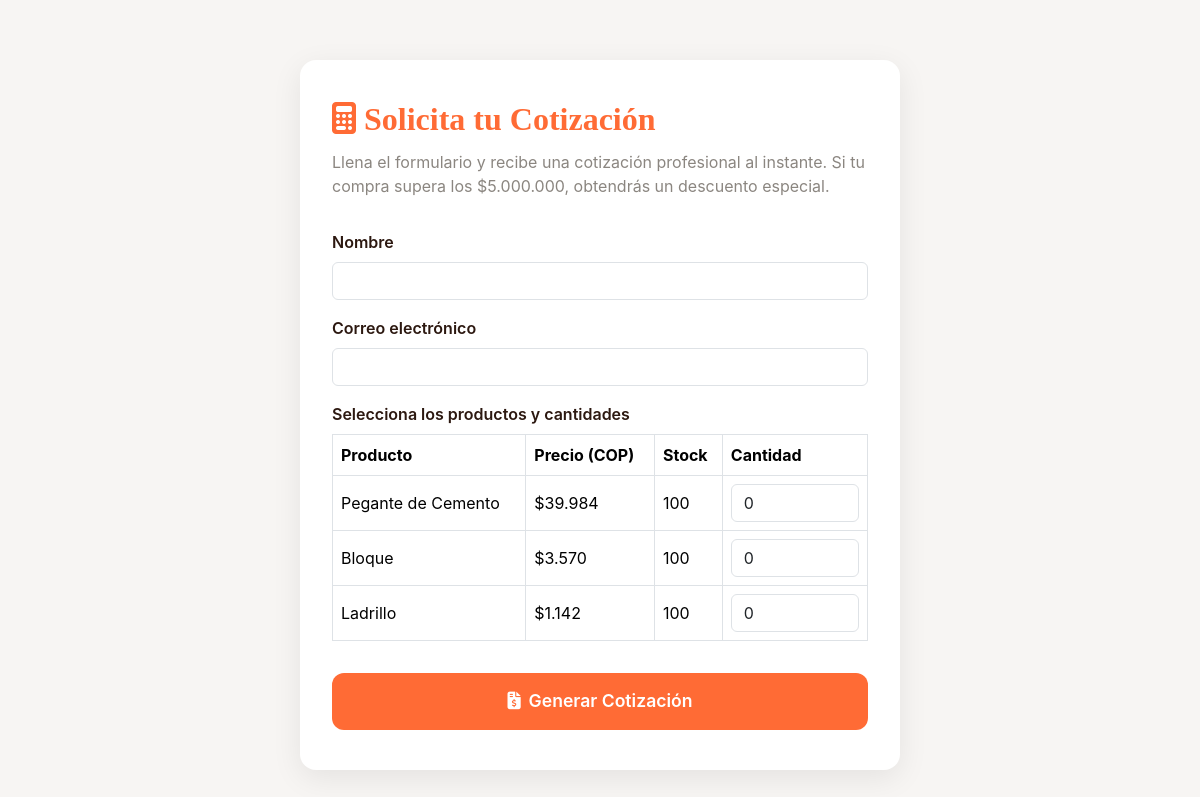
Page /cotizar/ on the earlier database version.
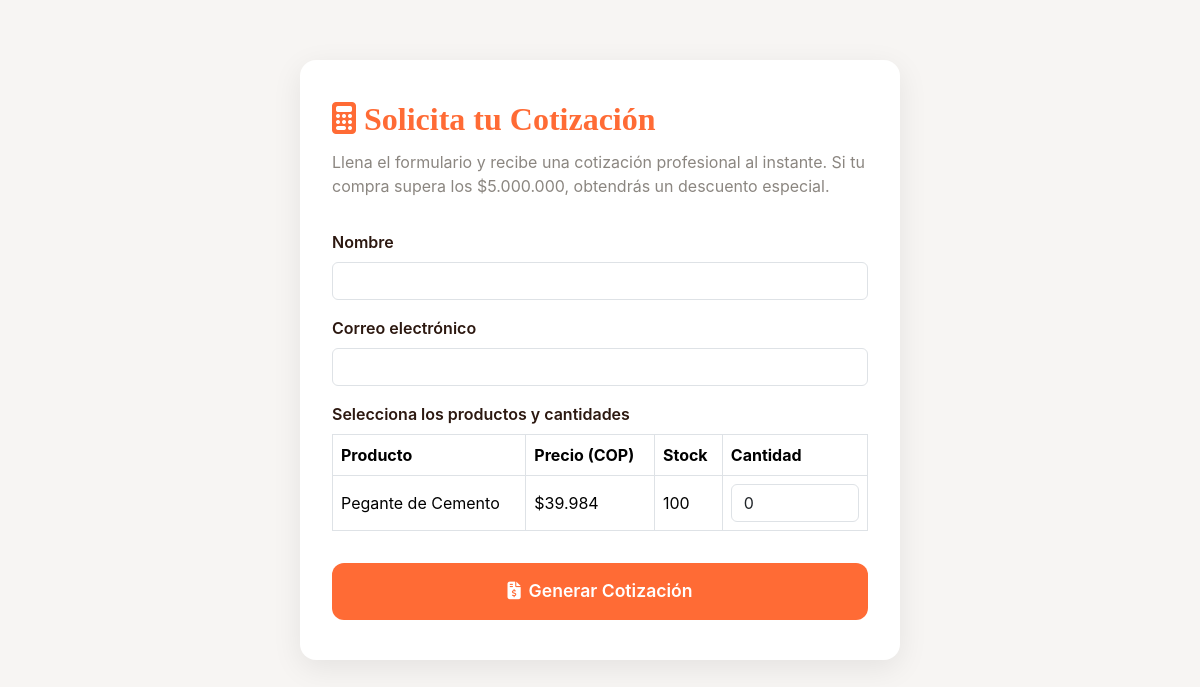
Same page on the later database version.
### app/models/productos.py (models this page shows, shortened)
class Producto(db.Model):
    id = db.Column(db.Integer, primary_key=True)
    nombre = db.Column(db.String(100), nullable=False)
    descripcion = db.Column(db.String(255), nullable=False)
    categoria = db.Column(db.String(50), nullable=False)
    precio = db.Column(db.Float, nullable=False)
    imagen = db.Column(db.String(255))
    presentacion = db.Column(db.String(100))
    marca = db.Column(db.String(100))
    destacado = db.Column(db.Boolean, default=False)
    stock = db.Column(db.Integer, nullable=False, default=0)  # Nuevo campo para el stock

### app/routes/cotizar.py (the view, shortened to what this page needs)
@bp.route('/', methods=['GET', 'POST'])
def cotizar():
    from app.models.productos import Producto
    productos = Producto.query.filter(Producto.stock > 0).all()
    cotizacion = None
    return render_template('cotizar.html', cotizacion=session.get('cotizacion'), productos=productos)

### app/templates/cotizar.html (shortened to what this page needs)
<!DOCTYPE html>
<html lang="es">
<head>
    <link href="https://cdn.jsdelivr.net/npm/bootstrap@5.3.2/dist/css/bootstrap.min.css" rel="stylesheet">
    <link rel="stylesheet" href="https://cdnjs.cloudflare.com/ajax/libs/font-awesome/6.4.0/css/all.min.css">
</head>
<body>
    <div class="cotizar-container">
        <h1 class="cotizar-title"><i class="fas fa-calculator me-2"></i>Solicita tu Cotización</h1>
        <p class="cotizar-subtitle">Llena el formulario y recibe una cotización profesional al instante. Si tu compra supera los $5.000.000, obtendrás un descuento especial.</p>
        <form method="post">
            <div class="mb-3">
                <label for="nombre" class="form-label">Nombre</label>
                <input type="text" class="form-control" id="nombre" name="nombre" required>
            </div>
            <div class="mb-3">
                <label for="correo" class="form-label">Correo electrónico</label>
                <input type="email" class="form-control" id="correo" name="correo" required>
            </div>
            <div class="mb-3">
                <label class="form-label">Selecciona los productos y cantidades</label>
                <div class="table-responsive">
                    <table class="table table-bordered align-middle">
                        <thead>
                            <tr>
                                <th>Producto</th>
                                <th>Precio (COP)</th>
                                <th>Stock</th>
                                <th>Cantidad</th>
                            </tr>
                        </thead>
                        <tbody>
                        {% for producto in productos %}
                        <tr>
                            <td>{{ producto.nombre }}</td>
                            <td>${{ producto.precio|int|comma }}</td>
                            <td>{{ producto.stock }}</td>
                            <td>
                                <input type="number" min="0" max="{{ producto.stock }}" name="cantidad_{{ producto.id }}" class="form-control" value="0">
                            </td>
                        </tr>
                        {% endfor %}
                        </tbody>
                    </table>
                </div>
            </div>
            <button type="submit" class="btn btn-cotizar w-100"><i class="fas fa-file-invoice-dollar me-2"></i>Generar Cotización</button>
        </form>
    </div>
</body>
</html>

Differences in the rows shown:
removed Producto: nombre "Bloque", precio|comma "3.570", stock "100"
removed Producto: nombre "Ladrillo", precio|comma "1.142", stock "100"
